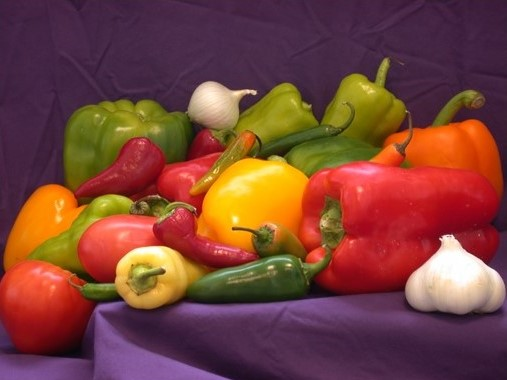
#> input picture P9/wp.jpg, 507 x 380 px
$ python Thresholding.py
#> lines starting #> are read from the running program, lines starting #| are printed output that depends on the picture; after the words box and inside, x2 and y2 are one past the last pixel; in counts of white or black regions, pixels touching at a corner belong together
import cv2
import numpy as np

image = cv2.imread('wp.jpg', cv2.IMREAD_GRAYSCALE)
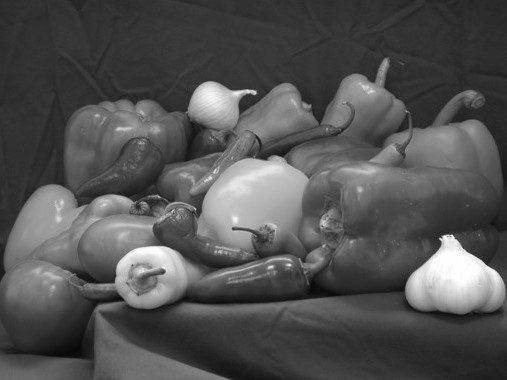
#> image: shape (380, 507); min 7, max 255, mean 82.2
ret, thresh1 = cv2.threshold(image, 127,255, cv2.THRESH_BINARY)
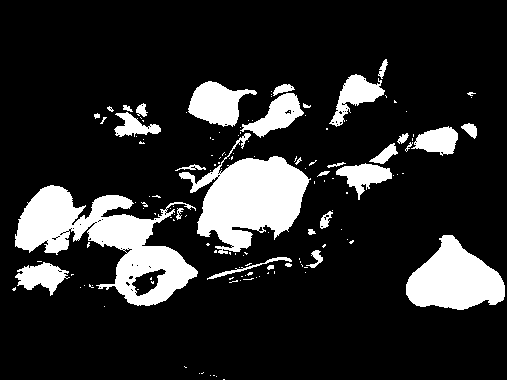
#> thresh1: shape (380, 507); 16.1% white; 145 white regions (113 under 20 px), largest, box (x1, y1, x2, y2) and area: (15, 185, 198, 306) 9061, (179, 133, 311, 254) 7506, (406, 235, 505, 310) 4683
thresh2 = cv2.adaptiveThreshold(image, 255, cv2.ADAPTIVE_THRESH_GAUSSIAN_C,
                                cv2.THRESH_BINARY, 11 , 2)
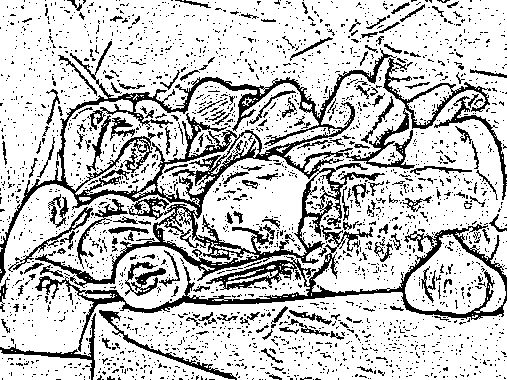
#> thresh2: shape (380, 507); 77.9% white; black in thin lines or dots
cv2.imshow('Global Thresholding', thresh1)
cv2.imshow('Adaptive Thresholding', thresh2)
cv2.waitKey(0)
cv2.destroyAllWindows()
